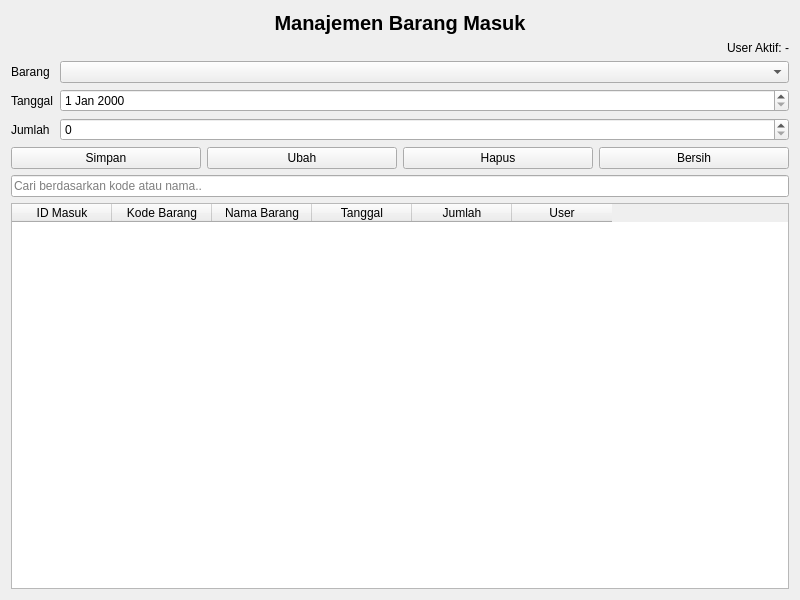
<?xml version="1.0" encoding="UTF-8"?>
<ui version="4.0">
 <class>BarangMasukForm</class>
 <widget class="QWidget" name="BarangMasukForm">
  <property name="geometry">
   <rect>
    <x>0</x>
    <y>0</y>
    <width>800</width>
    <height>600</height>
   </rect>
  </property>
  <property name="windowTitle">
   <string>Form Barang Masuk</string>
  </property>
  <layout class="QVBoxLayout" name="verticalLayout">
   <item>
    <widget class="QLabel" name="labelTitle">
     <property name="styleSheet">
      <string notr="true">font-size:20px; font-weight:bold;</string>
     </property>
     <property name="text">
      <string>Manajemen Barang Masuk</string>
     </property>
     <property name="alignment">
      <set>Qt::AlignmentFlag::AlignCenter</set>
     </property>
    </widget>
   </item>
   <item>
    <widget class="QLabel" name="labelUserAktif">
     <property name="text">
      <string>User Aktif: -</string>
     </property>
     <property name="alignment">
      <set>Qt::AlignmentFlag::AlignRight|Qt::AlignmentFlag::AlignTrailing|Qt::AlignmentFlag::AlignVCenter</set>
     </property>
    </widget>
   </item>
   <item>
    <layout class="QFormLayout" name="formLayout">
     <item row="0" column="0">
      <widget class="QLabel" name="labelBarang">
       <property name="text">
        <string>Barang</string>
       </property>
      </widget>
     </item>
     <item row="0" column="1">
      <widget class="QComboBox" name="comboBarang"/>
     </item>
     <item row="1" column="0">
      <widget class="QLabel" name="labelTanggal">
       <property name="text">
        <string>Tanggal</string>
       </property>
      </widget>
     </item>
     <item row="1" column="1">
      <widget class="QDateEdit" name="input_tanggal"/>
     </item>
     <item row="2" column="0">
      <widget class="QLabel" name="labelJumlah">
       <property name="text">
        <string>Jumlah</string>
       </property>
      </widget>
     </item>
     <item row="2" column="1">
      <widget class="QSpinBox" name="input_jumlah"/>
     </item>
    </layout>
   </item>
   <item>
    <layout class="QHBoxLayout" name="buttonLayout">
     <item>
      <widget class="QPushButton" name="btnSimpan">
       <property name="text">
        <string>Simpan</string>
       </property>
      </widget>
     </item>
     <item>
      <widget class="QPushButton" name="btnUbah">
       <property name="text">
        <string>Ubah</string>
       </property>
      </widget>
     </item>
     <item>
      <widget class="QPushButton" name="btnHapus">
       <property name="text">
        <string>Hapus</string>
       </property>
      </widget>
     </item>
     <item>
      <widget class="QPushButton" name="btnBersih">
       <property name="text">
        <string>Bersih</string>
       </property>
      </widget>
     </item>
    </layout>
   </item>
   <item>
    <widget class="QLineEdit" name="input_cari">
     <property name="placeholderText">
      <string>Cari berdasarkan kode atau nama..</string>
     </property>
    </widget>
   </item>
   <item>
    <widget class="QTableWidget" name="tableBarangMasuk">
     <property name="editTriggers">
      <set>QAbstractItemView::EditTrigger::NoEditTriggers</set>
     </property>
     <column>
      <property name="text">
       <string>ID Masuk</string>
      </property>
     </column>
     <column>
      <property name="text">
       <string>Kode Barang</string>
      </property>
     </column>
     <column>
      <property name="text">
       <string>Nama Barang</string>
      </property>
     </column>
     <column>
      <property name="text">
       <string>Tanggal</string>
      </property>
     </column>
     <column>
      <property name="text">
       <string>Jumlah</string>
      </property>
     </column>
     <column>
      <property name="text">
       <string>User</string>
      </property>
     </column>
    </widget>
   </item>
  </layout>
 </widget>
 <resources/>
 <connections/>
</ui>
